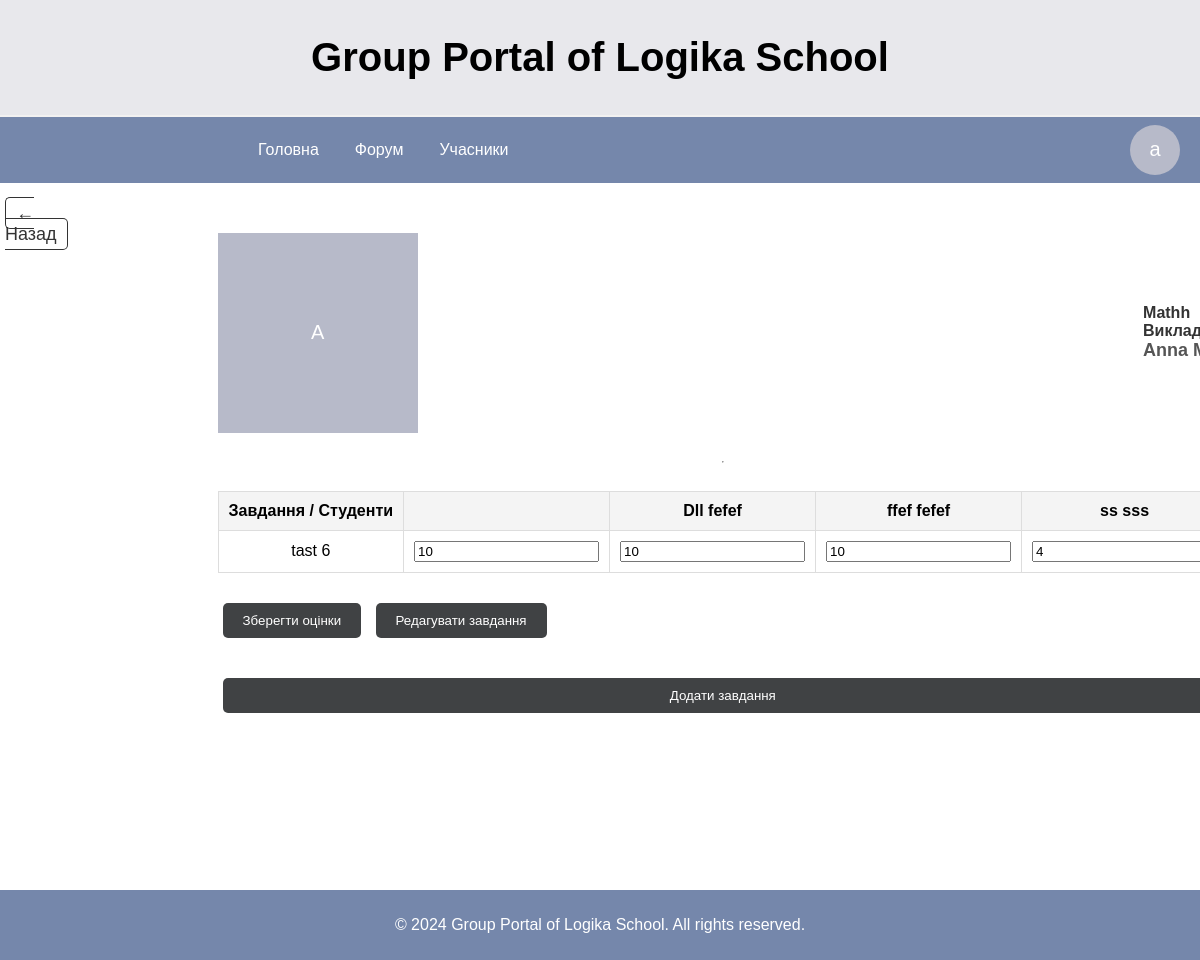
The app's page /diary/subjects/1/grades/ (signed in) with its own data.
### portal/models.py (models this page shows, shortened)
class Subject(models.Model):
    name = models.CharField(max_length=100)
    teacher = models.ForeignKey(
        User,
        on_delete=models.CASCADE,
        limit_choices_to={'profile_type__user_type': 'teacher'},
        related_name='subjects'
    )

class Assignment(models.Model):
    subject = models.ForeignKey(Subject, on_delete=models.CASCADE, related_name='assignments')
    title = models.CharField(max_length=100)
    due_date = models.DateField()

class Grade(models.Model):
    assignment = models.ForeignKey(Assignment, on_delete=models.CASCADE, related_name='grades')
    student = models.ForeignKey(
        User,
        on_delete=models.CASCADE,
        limit_choices_to={'profile_type__user_type': 'student'}
    )
    grade = models.IntegerField()
    class Meta:
        unique_together = ('assignment', 'student')

### portal/views.py (the view, shortened to what this page needs)
# urls.py: path('diary/subjects/<int:pk>/grades/', views.SubjectGradesView.as_view(), name='subject_grades'),
class SubjectGradesView(LoginRequiredMixin, View):
    def get(self, request, pk):
        subject = get_object_or_404(Subject, pk=pk)
        assignments = subject.assignments.all()
        students = User.objects.filter(profile_type__user_type='student')
        grades = Grade.objects.filter(assignment__subject=subject)
        assignment_form = AssignmentForm()
        return render(request, 'portal/diary/subject_grades.html', {
            'subject': subject,
            'assignments': assignments,
            'students': students,
            'grades': grades,
            'assignment_form': assignment_form,
        })

### portal/forms.py
class AssignmentForm(forms.ModelForm):
    class Meta:
        model = Assignment
        fields = ['title', 'due_date']
        widgets = {
            'due_date': forms.DateInput(attrs={'type': 'date'}),
        }

### portal/context_processors.py (called while the page is built)
def profile_photo_context(request):
    profile_photo = None
    if request.user.is_authenticated:
        profile_photo = ProfilePhoto.objects.filter(user=request.user).first()
    return {'profile_photo': profile_photo}

### templates/portal/diary/subject_grades.html (shortened to what this page needs)
{% extends 'base.html' %}
{% load static %}
{% load has_permission %}
{% block content %}
<link rel="stylesheet" href="{% static 'subject_grades_list.css' %}">
<div class="header-container">
        <a href="{% url 'subject_list' %}" class="back-btn">&#8592; Назад</a>
</div>
<div class="main-container">
    <div class="subject-info-container">
        <div class="initials-container">
            {% if subject.teacher.profile_photo %}
                <img src="{{ subject.teacher.profile_photo.photo.url }}" alt="Teacher Photo" class="profile-photo-pr">
            {% else %}
                <div class="user-icon-profile"style="background-color: {{ user.profile_color.color|default:'#cccccc' }};">
                    {% if user.first_name and user.last_name %}
                            {{ subject.teacher.first_name|slice:":1" }}{{ subject.teacher.last_name|slice:":1" }}
                        {% else %}
                            {{ subject.teacher.username|slice:":1" }}
                        {% endif %}
                </div>
            {% endif %}
        </div>
        <div class="teacher-info">
            <h2 class="subject-name">{{ subject.name }}</h2>
            <h3> Викладач </h3>
            <h4>{{ subject.teacher.get_full_name }}</h4>
        </div>
    </div>
    <hr class="subject-divider">
    <div class="grades-table">
        <table border="1">
            <thead>
                <tr>
                    <th>Завдання / Студенти</th>
                    {% for student in students %}
                        <th>{{ student.get_full_name }}</th>
                    {% endfor %}
                </tr>
            </thead>
            <tbody>
                {% for assignment in assignments %}
                    <tr>
                        <td>
                            <span class="assignment-title" data-assignment-id="{{ assignment.id }}">{{ assignment.title }}</span>
                        </td>
                        {% for student in students %}
                            <td>
                                <input
                                    type="number"
                                    data-assignment-id="{{ assignment.id }}"
                                    data-student-id="{{ student.id }}"
                                    value="{% for grade in grades %}{% if grade.assignment.id == assignment.id and grade.student.id == student.id %}{{ grade.grade }}{% endif %}{% endfor %}"
                                    class="grade-input">
                            </td>
                        {% endfor %}
                    </tr>
                {% endfor %}
            </tbody>
        </table>
        <button id="save-grades">Зберегти оцінки</button>
        <button id="edit-assignments">Редагувати завдання</button>
    </div>
    <button id="show-form-btn">Додати завдання</button>
</div>
{% endblock %}

### templates/base.html (shortened to what this page needs)
<!DOCTYPE html>
<html lang="en">
<head>
    {% load static %}
    <link rel="stylesheet" href="{% static 'base.css' %}">
</head>
<body>
    <div class="wrapper">
    <header>
            <div class="header-title">
                <h1 class="site-title">Group Portal of Logika School</h1>
            </div>
            <div class="header-links">
                <nav >
                    <a href="{% url 'main'%}">Головна</a>
                    <a href="{% url 'category_list'%}">Форум</a>
                    <a href="{% url 'user_list'%}">Учасники</a>
                </nav>
                <div class="user-menu">
                    {% if profile_photo %}
                        <img src="{{ profile_photo.photo.url }}" alt="Profile Photo" class="profile-photo" style="width: 50px; /* Ширина квадрата */
                        height: 50px; /* Висота квадрата */
                        object-fit: cover; /* Масштабування, щоб повністю заповнити квадрат */
                        border-radius:  50%;; /* Така ж закругленість, як у .user-icon */">
                    {% else %}
                        <div class="user-icon" style="background-color: {{ user.profile_color.color|default:'#cccccc' }};
                                                    color: #fff;
                                                    display: flex;
                                                    justify-content: center;
                                                    align-items: center;
                                                    font-size: 20px;
                                                    width: 50px;
                                                    height: 50px;
                                                    border-radius: 50%;">
                            {% if user.first_name and user.last_name %}
                                {{ user.first_name|slice:":1" }}{{ user.last_name|slice:":1" }}
                            {% else %}
                                {{ user.username|slice:":1" }}
                            {% endif %}
                        </div>
                    {% endif %}
                </div>
            </div>
    </header>
    <main >
        {% block content %}
        {% endblock %}
    </main>
    <footer>
        <p>&copy; 2024 Group Portal of Logika School. All rights reserved.</p>
    </footer>
</div>
</body>
</html>

### static/base.css (style rules this page uses)
body, html { margin: 0; padding: 0; font-family: Arial, sans-serif; height: 100%; display: flex; flex-direction: column; }
.wrapper { display: flex; flex-direction: column; min-height: 120vh; }
header { background-color: rgb(66, 71, 103); color: #fff; text-align: center; }
.site-title { color: black; }
.header-title { background-color: rgba(255, 255, 255, 0.877); padding: 8px; font-size: 20px; position: sticky; top: 0; z-index: 10; border-bottom: 2px solid #f2f1f1; }
.header-links { background-color: rgb(117, 135, 171) ; padding: 8px 0; display: flex; align-items: center; }
.header-links nav { display: flex; gap: 20px; justify-content: center; margin-left: 250px; }
.header-links nav a { color: #fff; text-decoration: none; padding: 8px; }
.user-menu { color: #fff; text-decoration: none; padding-right: 10px; margin-right: 10px; margin-left: auto; text-decoration: none; cursor: pointer; position: relative; }
main { flex: 1; display: flex; background-color: #fff; margin: 0; }
footer { background-color: rgb(117, 135, 171); color: #fff; text-align: center; padding: 10px 0; }

### static/subject_grades_list.css (style rules this page uses)
.main-container { display: flex; flex-direction: column; gap: 20px; margin-top: 50px; }
.header-container { margin-top: 20px; margin-right: 150px; margin-left: 5px; }
.subject-info-container { display: flex; justify-content: space-between; align-items: center; }
.initials-container { display: flex; justify-content: center; align-items: center; }
.profile-photo-pr, .user-icon-profile { width: 200px; height: 200px; }
.user-icon-profile { display: flex; align-items: center; justify-content: center; font-size: 20px; color: white; }
.teacher-info h2 { margin: 0; font-size: 16px; color: #333; }
.teacher-info h3 { margin: 0; font-size: 16px; color: #333; }
.teacher-info h4 { margin: 0; font-size: 18px; color: #555; }
.grades-table { overflow-x: auto; -webkit-overflow-scrolling: touch; width: 100%; }
.grades-table table { width: max-content; border-collapse: collapse; margin-bottom: 20px; }
.grades-table th, .grades-table td { padding: 10px; border: 1px solid #ddd; text-align: center; }
.grades-table th { background-color: #f4f4f4; font-weight: bold; }
button { padding: 10px 20px; margin: 10px 5px; background-color: #404244; color: white; border: none; border-radius: 5px; cursor: pointer; transition: background-color 0.3s ease; }
.back-btn { text-decoration: none; color: #333; font-size: 18px; padding: 5px 10px; border: 1px solid #333; border-radius: 5px; transition: background-color 0.3s ease, color 0.3s ease; }

### records on screen
Subject: teacher.username "A", name "Mathh", teacher.get_full_name "Anna…"
Assignment: title "tast 6"
Grade: grade "10"
Grade: grade "10"
Grade: grade "10"
Grade: grade "4"

### other values on screen
{{ user.username|slice:":1" }} "a"
{{ student.get_full_name }} "Dll fefef"
{{ student.get_full_name }} "ffef fefef"
{{ student.get_full_name }} "ss sss"
